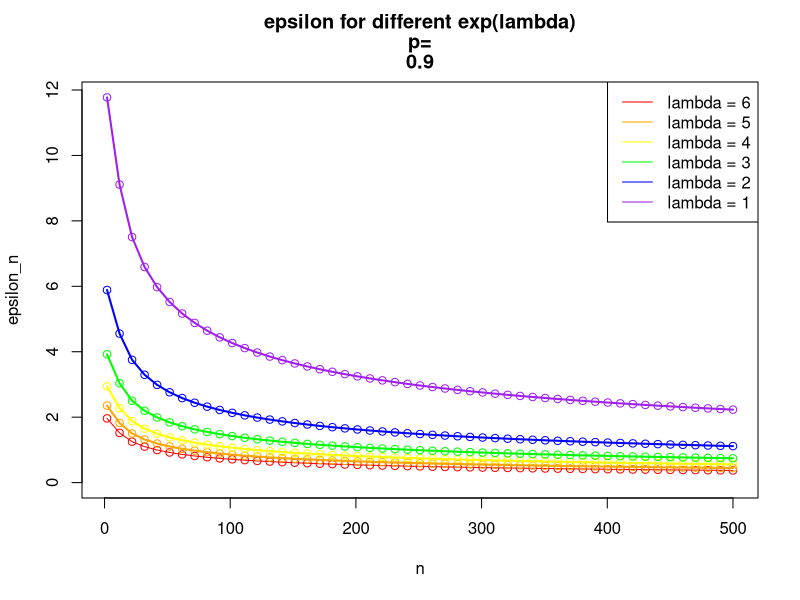
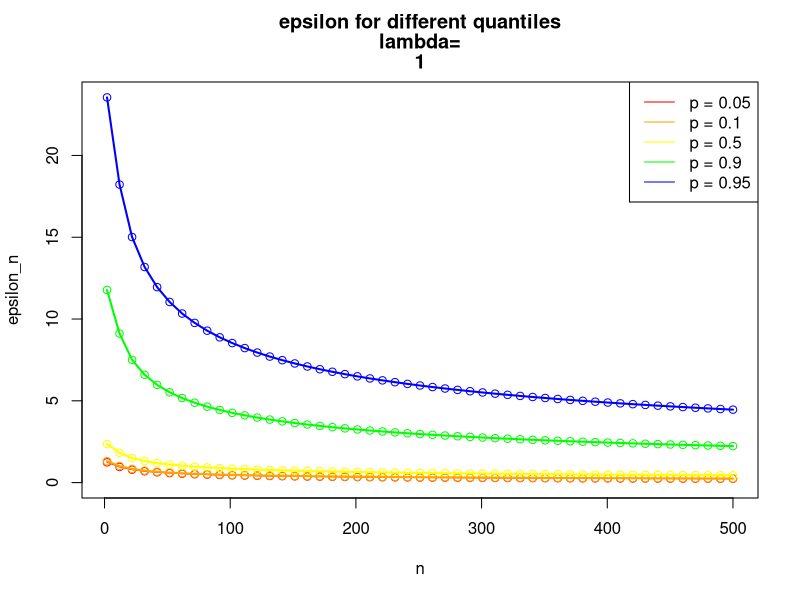

The R script that drew these images, in order:

#function to compute epsilon

epsilon = function(n,lambda,p) { 
  a = 2*((log(n))^0.5)
  b = n^0.5
  f=dexp(qexp(p,rate=lambda),rate=lambda)
  return(a/(f*b))
}

# other way to compute epsilon analytically
epsilon2 = function(n,lambda,p) {
  a = 2*((log(n))^0.5)
  b = n^0.5
  f= lambda * (1-p)
  return(a/(f*b))
}

#plot epsilon with different lambdas

#variables

p       = 0.9

nmax    = 500
nmin    = 2
steps   = 50

lmax    = 6
lmin    = 1
lsteps  = 5

n       = seq(nmax, nmin, by = -(nmax - nmin)/(steps))
lambdas = seq(lmax, lmin, by = -(lmax - lmin)/lsteps)

#prepare value storage
espsilon_n  = matrix(0, (steps + 1), length(lambdas))

# calculation of epsilon for the different n at constant lambda
for (i in 1:length(lambdas)) {
  espsilon_n[, i] = epsilon(n, lambdas[i], p)
}
dev.new()
plot(n, espsilon_n[, 1], col = "red", xlab = "n", ylab = "epsilon_n", main = paste(c("epsilon for different exp(lambda)","p=", p)) , ylim = c(0,max(espsilon_n)))
lines(n, espsilon_n[, 1], col = "red")

points(n, espsilon_n[, 2], col = "orange")
points(n, espsilon_n[, 3], col = "yellow")
points(n, espsilon_n[, 4], col = "green")
points(n, espsilon_n[, 5], col = "blue")
points(n, espsilon_n[, 6], col = "purple")

lines(n, espsilon_n[, 2], col = "orange", lwd = 2)
lines(n, espsilon_n[, 3], col = "yellow", lwd = 2)
lines(n, espsilon_n[, 4], col = "green", lwd = 2)
lines(n, espsilon_n[, 5], col = "blue", lwd = 2)
lines(n, espsilon_n[, 6], col = "purple", lwd = 2)

legend("topright", c(paste("lambda =", round(lambdas[1:6], digits = 2))), col = c("red","orange","yellow","green","blue", 
                                                                            "purple" ), lty = 1) 

#plot epsilon with different p

#variables

lambda     = 1

nmax   = 500
nmin   = 2
steps  = 50

pmax   = 0.95
pmin   = 0.70
psteps = 5

n      = seq(nmax, nmin, by = -(nmax - nmin)/(steps))
p      = c(0.05,0.10,0.50,0.90,0.95)

#prepare value storage
espsilon_p  = matrix(0, (steps + 1), length(p))

# calculation of epsilon for the different n at constant p
for (i in 1:length(p)) {
  espsilon_p[, i] = epsilon(n, lambda, p[i])
}

dev.new()
plot(n, espsilon_p[, 1], col = "red", xlab = "n", ylab = "epsilon_n", main = paste(c("epsilon for different quantiles","lambda=", lambda)), ylim = c(0,max(espsilon_p)))
lines(n, espsilon_p[, 1], col = "red")

points(n, espsilon_p[, 2], col = "orange")
points(n, espsilon_p[, 3], col = "yellow")
points(n, espsilon_p[, 4], col = "green")
points(n, espsilon_p[, 5], col = "blue")


lines(n, espsilon_p[, 2], col = "orange", lwd = 2)
lines(n, espsilon_p[, 3], col = "yellow", lwd = 2)
lines(n, espsilon_p[, 4], col = "green", lwd = 2)
lines(n, espsilon_p[, 5], col = "blue", lwd = 2)


legend("topright", c(paste("p =", round(p[1:5], digits = 2))), col = c("red","orange","yellow","green","blue", 
                                                                                  "purple" ), lty = 1) 